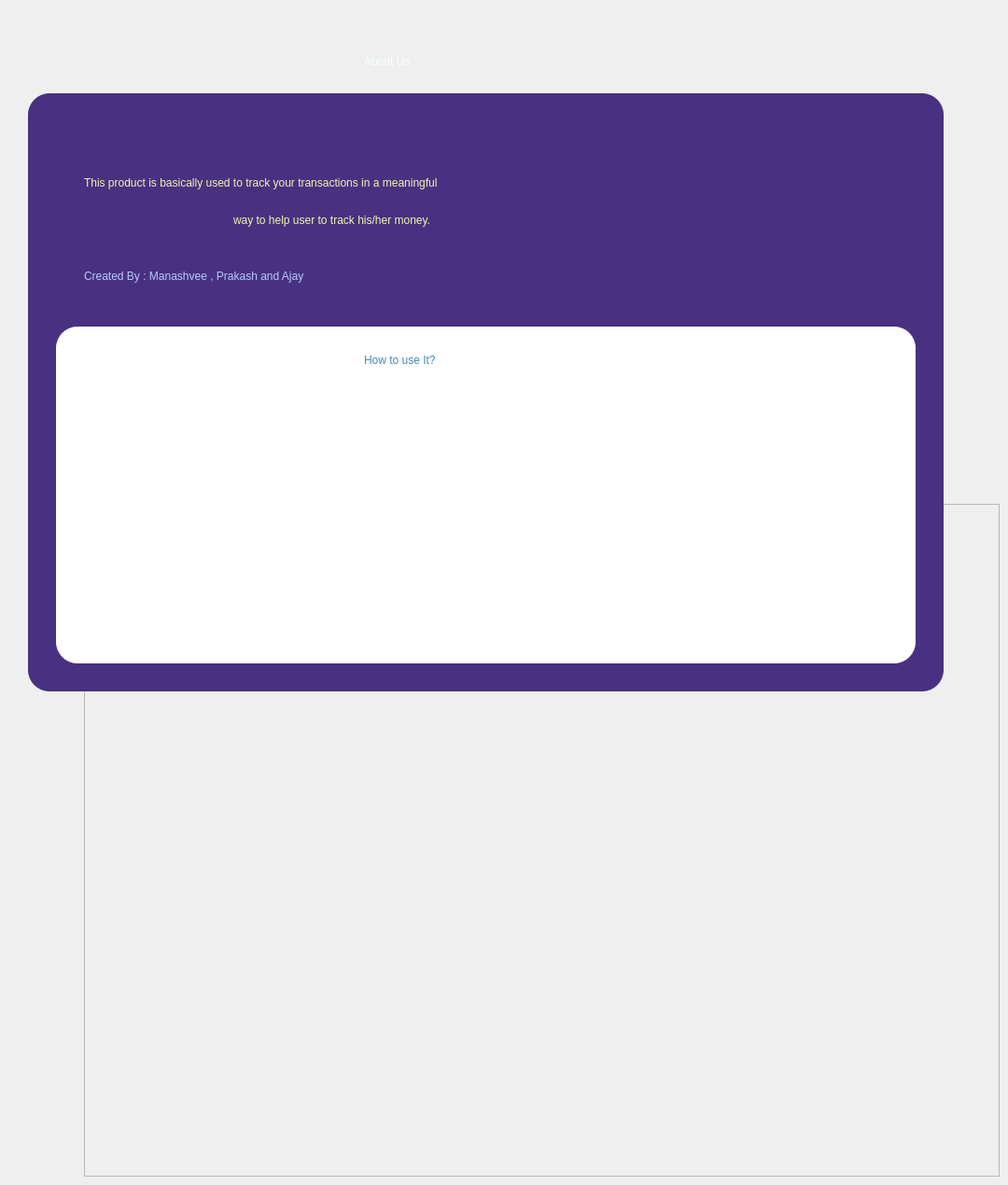
      <widget class="QWidget" name="aboutUsP">
       <widget class="QFrame" name="frame_4">
        <property name="geometry">
         <rect>
          <x>90</x>
          <y>540</y>
          <width>981</width>
          <height>721</height>
         </rect>
        </property>
        <property name="frameShape">
         <enum>QFrame::StyledPanel</enum>
        </property>
        <property name="frameShadow">
         <enum>QFrame::Raised</enum>
        </property>
       </widget>
       <widget class="QFrame" name="frame_7">
        <property name="geometry">
         <rect>
          <x>10</x>
          <y>20</y>
          <width>1021</width>
          <height>741</height>
         </rect>
        </property>
        <property name="styleSheet">
         <string notr="true">background-color: rgba(255, 255, 255,0);
border-radius:18px;
</string>
        </property>
        <property name="frameShape">
         <enum>QFrame::StyledPanel</enum>
        </property>
        <property name="frameShadow">
         <enum>QFrame::Raised</enum>
        </property>
        <widget class="QLabel" name="label_12">
         <property name="geometry">
          <rect>
           <x>380</x>
           <y>20</y>
           <width>231</width>
           <height>51</height>
          </rect>
         </property>
         <property name="styleSheet">
          <string notr="true">color: rgb(61, 49, 97);

color: rgb(53, 45, 93);
color: rgb(248, 253, 255);
font: 75 24pt &quot;MS Shell Dlg 2&quot;;
font: 75 28pt &quot;Eras Bold ITC&quot;;</string>
         </property>
         <property name="text">
          <string>About Us</string>
         </property>
        </widget>
        <widget class="QFrame" name="frame_8">
         <property name="geometry">
          <rect>
           <x>20</x>
           <y>80</y>
           <width>981</width>
           <height>641</height>
          </rect>
         </property>
         <property name="styleSheet">
          <string notr="true">border-radius:23px;
background-color: rgb(72, 49, 129);
</string>
         </property>
         <property name="frameShape">
          <enum>QFrame::StyledPanel</enum>
         </property>
         <property name="frameShadow">
          <enum>QFrame::Raised</enum>
         </property>
         <widget class="QLabel" name="label_6">
          <property name="geometry">
           <rect>
            <x>60</x>
            <y>80</y>
            <width>881</width>
            <height>31</height>
           </rect>
          </property>
          <property name="styleSheet">
           <string notr="true">font: 14pt &quot;MS Shell Dlg 2&quot;;
font: 14pt &quot;Lucida Fax&quot;;
color: rgb(240, 245, 173)</string>
          </property>
          <property name="text">
           <string>This product is basically used to track your transactions in a meaningful </string>
          </property>
         </widget>
         <widget class="QLabel" name="label_14">
          <property name="geometry">
           <rect>
            <x>220</x>
            <y>120</y>
            <width>511</width>
            <height>31</height>
           </rect>
          </property>
          <property name="styleSheet">
           <string notr="true">font: 14pt &quot;MS Shell Dlg 2&quot;;
font: 14pt &quot;Lucida Fax&quot;;
color: rgb(240, 245, 173)</string>
          </property>
          <property name="text">
           <string>way to help user to track his/her money.</string>
          </property>
         </widget>
         <widget class="QLabel" name="label_15">
          <property name="geometry">
           <rect>
            <x>60</x>
            <y>170</y>
            <width>861</width>
            <height>51</height>
           </rect>
          </property>
          <property name="styleSheet">
           <string notr="true">font: 75 14pt &quot;Eras Bold ITC&quot;;
color:rgb(184, 202, 251);</string>
          </property>
          <property name="text">
           <string>Created By : Manashvee , Prakash and Ajay</string>
          </property>
         </widget>
         <widget class="QFrame" name="frame_9">
          <property name="geometry">
           <rect>
            <x>30</x>
            <y>250</y>
            <width>921</width>
            <height>361</height>
           </rect>
          </property>
          <property name="styleSheet">
           <string notr="true">background-color: rgb(255, 255, 255);</string>
          </property>
          <property name="frameShape">
           <enum>QFrame::StyledPanel</enum>
          </property>
          <property name="frameShadow">
           <enum>QFrame::Raised</enum>
          </property>
          <widget class="QLabel" name="label_16">
           <property name="geometry">
            <rect>
             <x>330</x>
             <y>10</y>
             <width>421</width>
             <height>51</height>
            </rect>
           </property>
           <property name="styleSheet">
            <string notr="true">color: rgb(61, 49, 97);
color: rgb(53, 45, 93);
color: rgb(68, 137, 179);
font: 75 24pt &quot;MS Shell Dlg 2&quot;;
font: 75 18pt &quot;Eras Bold ITC&quot;;</string>
           </property>
           <property name="text">
            <string>How to use It?</string>
           </property>
          </widget>
         </widget>
        </widget>
       </widget>
      </widget>
